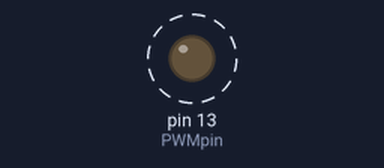
Recording of a sketch running on a simulated Arduino Uno, built with avr-gcc and run on an emulated ATmega328P. Parts: output pins drawn as LEDs (lit = HIGH). Dashed ring = blinking.

Above: at 0.6 s.
Timing chart, 0 to 5.9 s (numbered marks = the images above):
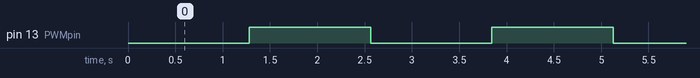

The sketch:

led.ino
```cpp
int PWMpin = 13; // LED in series with 470 ohm resistor on pin 10

void setup()
{
  // no setup needed
}

void loop()
{
   for (int i=0; i <= 255; i++){
      analogWrite(PWMpin, i);
      delay(10);
   }
}
```

Measured:
- by itself, pin 13 (PWMpin): alternates HIGH for 1.3 s and LOW for 1.3 s
